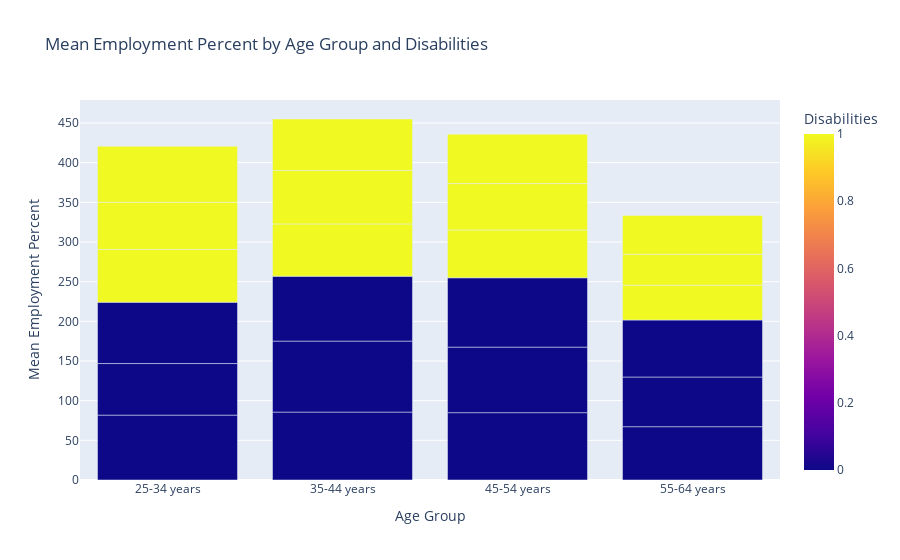

Write notebook code for a chart like this one.
### Code cell
# Group the DataFrame by Age Group and Disabilities and calculate the mean of Employment Percent
grouped_df = employment.groupby(['Age Group', 'Disabilities', 'Gender'])['Employment Percent'].mean().reset_index()

# Plot the stacked bar chart
mean_fig = px.bar(grouped_df, x='Age Group', y='Employment Percent', color='Disabilities', barmode='group', title='Mean Employment Percent by Age Group and Disabilities', hover_data=['Gender'])

# Customize the layout
mean_fig.update_layout(
    xaxis=dict(title='Age Group'),
    yaxis=dict(title='Mean Employment Percent'),
    legend_title='Disabilities',
)

# Show the plot
mean_fig.show()

### Figure 1 — Plotly figure (JSON) as saved in the notebook; plotly's stock layout.template omitted (floating-point values rounded to 4 significant figures)
{"data": [{"alignmentgroup": "True", "customdata": [["Both"], ["Men"], ["Women"], ["Both"], ["Men"], ["Women"], ["Both"], ["Men"], ["Women"], ["Both"], ["Men"], ["Women"], ["Both"], ["Men"], ["Women"], ["Both"], ["Men"], ["Women"], ["Both"], ["Men"], ["Women"], ["Both"], ["Men"], ["Women"]], "hovertemplate": "Age Group=%{x}<br>Employment Percent=%{y}<br>Gender=%{customdata[0]}<br>Disabilities=%{marker.color}<extra></extra>", "legendgroup": "", "marker": {"color": [0, 0, 0, 1, 1, 1, 0, 0, 0, 1, 1, 1, 0, 0, 0, 1, 1, 1, 0, 0, 0, 1, 1, 1], "coloraxis": "coloraxis", "pattern": {"shape": ""}}, "name": "", "offsetgroup": "", "orientation": "v", "showlegend": false, "textposition": "auto", "type": "bar", "x": ["25-34 years", "25-34 years", "25-34 years", "25-34 years", "25-34 years", "25-34 years", "35-44 years", "35-44 years", "35-44 years", "35-44 years", "35-44 years", "35-44 years", "45-54 years", "45-54 years", "45-54 years", "45-54 years", "45-54 years", "45-54 years", "55-64 years", "55-64 years", "55-64 years", "55-64 years", "55-64 years", "55-64 years"], "xaxis": "x", "y": [81.8, 65, 77.3, 66.4, 59.6, 70.55, 85.6, 89.5, 81.7, 66, 67.35, 64.9, 84.9, 82.6, 87.4, 60.3, 58.45, 62.3, 67.2, 62.6, 71.9, 43.85, 39.05, 48.8], "yaxis": "y"}], "layout": {"barmode": "group", "coloraxis": {"colorbar": {"title": {"text": "Disabilities"}}, "colorscale": [[0, "#0d0887"], [0.1111, "#46039f"], [0.2222, "#7201a8"], [0.3333, "#9c179e"], [0.4444, "#bd3786"], [0.5556, "#d8576b"], [0.6667, "#ed7953"], [0.7778, "#fb9f3a"], [0.8889, "#fdca26"], [1, "#f0f921"]]}, "legend": {"title": {"text": "Disabilities"}, "tracegroupgap": 0}, "title": {"text": "Mean Employment Percent by Age Group and Disabilities"}, "xaxis": {"anchor": "y", "domain": [0, 1], "title": {"text": "Age Group"}}, "yaxis": {"anchor": "x", "domain": [0, 1], "title": {"text": "Mean Employment Percent"}}}}
